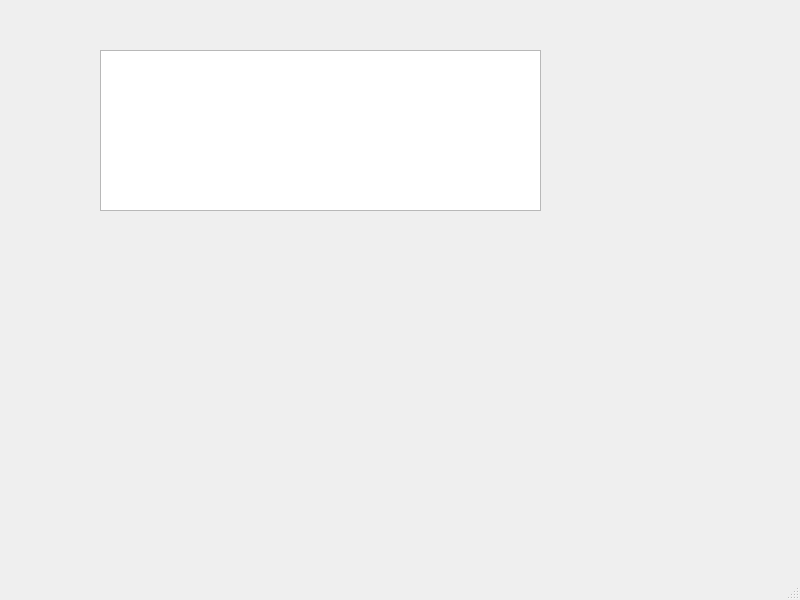
<?xml version="1.0" encoding="UTF-8"?>
<ui version="4.0">
 <class>MainWindow</class>
 <widget class="QMainWindow" name="MainWindow">
  <property name="geometry">
   <rect>
    <x>0</x>
    <y>0</y>
    <width>800</width>
    <height>600</height>
   </rect>
  </property>
  <property name="windowTitle">
   <string>MainWindow</string>
  </property>
  <widget class="QWidget" name="centralwidget">
   <widget class="QTextEdit" name="textEdit">
    <property name="geometry">
     <rect>
      <x>100</x>
      <y>50</y>
      <width>441</width>
      <height>161</height>
     </rect>
    </property>
   </widget>
  </widget>
  <widget class="QMenuBar" name="menubar">
   <property name="geometry">
    <rect>
     <x>0</x>
     <y>0</y>
     <width>800</width>
     <height>26</height>
    </rect>
   </property>
  </widget>
  <widget class="QStatusBar" name="statusbar"/>
 </widget>
 <resources/>
 <connections/>
</ui>
